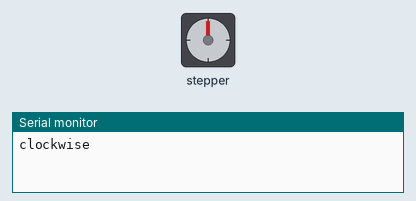
Bench run of a sketch on a simulated Arduino Uno, built with avr-gcc and run on an emulated ATmega328P. On the bench: stepper motor, the last lines printed to the serial monitor. Stepper angles assume 2048 steps per turn.

Above: at 0.15 s.
At 9.78 s:
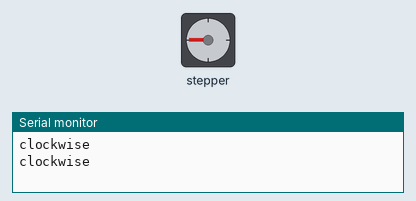
At 19.73 s:
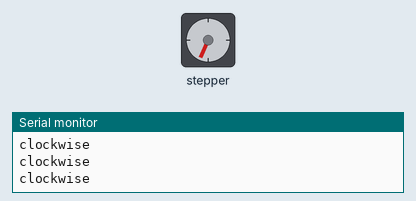
At 39.62 s:
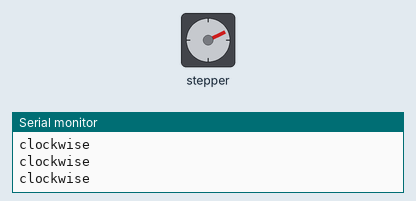
Timing chart, 0 to 40.0 s (numbered marks = the images above):
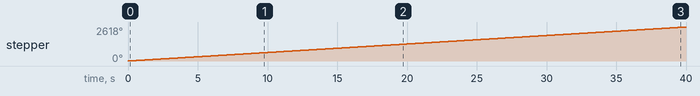

The sketch:

Pump_Test_V1.ino
```cpp
//* Example sketch to control a 28BYJ-48 stepper motor with ULN2003 driver board and Arduino UNO. More info: https://www.makerguides.com */

// Include the Arduino Stepper.h library:
#include <Stepper.h>

// Define number of steps per rotation:
const int stepsPerRevolution = 2048;

// Wiring:
// Pin 8 to IN1 on the ULN2003 driver
// Pin 9 to IN2 on the ULN2003 driver
// Pin 10 to IN3 on the ULN2003 driver
// Pin 11 to IN4 on the ULN2003 driver

// Create stepper object called 'myStepper', note the pin order:
Stepper myStepper = Stepper(stepsPerRevolution, 8, 10, 9, 11);

void setup() {
  // Set the speed to 5 rpm:
  myStepper.setSpeed(11);

  // Begin Serial communication at a baud rate of 9600:
  Serial.begin(9600);
}

void loop() {
  // Step one revolution in one direction:
  Serial.println("clockwise");
  myStepper.step(stepsPerRevolution);

}
```

Measured:
- by itself, stepper: keeps turning clockwise at about 65°/s
